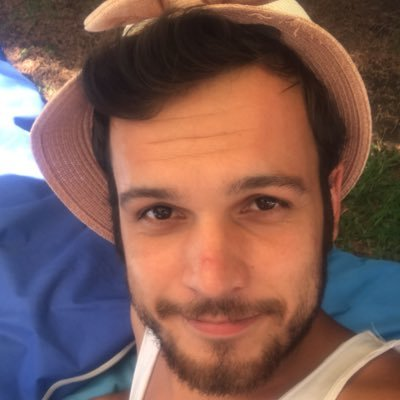
#> input picture me.jpg, 400 x 400 px, given in place of the camera
$ python VideoIsleme.py
#> lines starting #> are read from the running program, lines starting #| are printed output that depends on the picture; after the words box and inside, x2 and y2 are one past the last pixel; in counts of white or black regions, pixels touching at a corner belong together
import numpy as np
import cv2

camera = cv2.VideoCapture(0)

while True:
    ret,image =camera.read()
#> image is the input picture: shape (400, 400, 3); mean B, G, R 85.7, 92.5, 126.1
    hsv = cv2.cvtColor(image,cv2.COLOR_BGR2HSV)
#> hsv: shape (400, 400, 3); mean H, S, V 38.2, 122.2, 139.4
    lower_blue = np.array([100,60,60])
    upper_blue = np.array([140,255,255])
    mask = cv2.inRange(hsv,lower_blue,upper_blue)
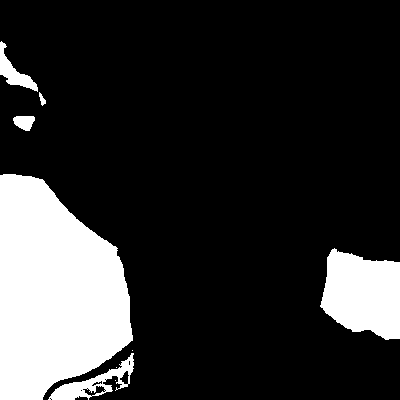
#> mask: shape (400, 400); 18.6% white; 9 white regions (3 under 20 px), largest, box (x1, y1, x2, y2) and area: (0, 174, 133, 400) 22165, (320, 248, 400, 340) 5506, (48, 353, 134, 400) 1211, (0, 41, 38, 92) 637, (13, 116, 35, 131) 244, (39, 92, 46, 106) 50
    lastImage = cv2.bitwise_and(image,image,mask=mask)
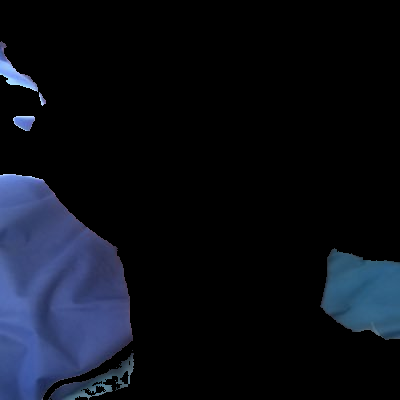
#> lastImage: shape (400, 400, 3); mean B, G, R 24.4, 15.4, 11.7
    cv2.imshow('Original Video',image)
    cv2.imshow('Mask Video',mask)
    cv2.imshow('Last Video',lastImage)

    if cv2.waitKey(25) and 0xFF==ord('q'):
#> (key q is pressed here)
        break
camera.release()
cv2.destroyAllWindows()
